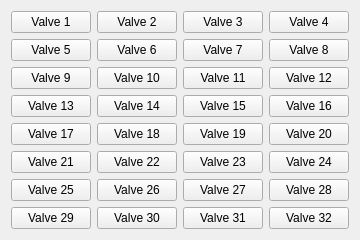
              <widget class="QWidget" name="tab_17">
               <attribute name="title">
                <string>Tombol Valve</string>
               </attribute>
               <layout class="QGridLayout" name="gridLayout_6">
                <item row="7" column="3">
                 <widget class="QPushButton" name="buttonValve_32">
                  <property name="text">
                   <string>Valve 32</string>
                  </property>
                  <attribute name="buttonGroup">
                   <string notr="true">buttonGroup</string>
                  </attribute>
                 </widget>
                </item>
                <item row="4" column="1">
                 <widget class="QPushButton" name="buttonValve_18">
                  <property name="text">
                   <string>Valve 18</string>
                  </property>
                  <attribute name="buttonGroup">
                   <string notr="true">buttonGroup</string>
                  </attribute>
                 </widget>
                </item>
                <item row="5" column="3">
                 <widget class="QPushButton" name="buttonValve_24">
                  <property name="text">
                   <string>Valve 24</string>
                  </property>
                  <attribute name="buttonGroup">
                   <string notr="true">buttonGroup</string>
                  </attribute>
                 </widget>
                </item>
                <item row="7" column="2">
                 <widget class="QPushButton" name="buttonValve_31">
                  <property name="text">
                   <string>Valve 31</string>
                  </property>
                  <attribute name="buttonGroup">
                   <string notr="true">buttonGroup</string>
                  </attribute>
                 </widget>
                </item>
                <item row="6" column="3">
                 <widget class="QPushButton" name="buttonValve_28">
                  <property name="text">
                   <string>Valve 28</string>
                  </property>
                  <attribute name="buttonGroup">
                   <string notr="true">buttonGroup</string>
                  </attribute>
                 </widget>
                </item>
                <item row="1" column="2">
                 <widget class="QPushButton" name="buttonValve_7">
                  <property name="text">
                   <string>Valve 7</string>
                  </property>
                  <attribute name="buttonGroup">
                   <string notr="true">buttonGroup</string>
                  </attribute>
                 </widget>
                </item>
                <item row="2" column="3">
                 <widget class="QPushButton" name="buttonValve_12">
                  <property name="text">
                   <string>Valve 12</string>
                  </property>
                  <attribute name="buttonGroup">
                   <string notr="true">buttonGroup</string>
                  </attribute>
                 </widget>
                </item>
                <item row="2" column="0">
                 <widget class="QPushButton" name="buttonValve_9">
                  <property name="text">
                   <string>Valve 9</string>
                  </property>
                  <attribute name="buttonGroup">
                   <string notr="true">buttonGroup</string>
                  </attribute>
                 </widget>
                </item>
                <item row="7" column="0">
                 <widget class="QPushButton" name="buttonValve_29">
                  <property name="text">
                   <string>Valve 29</string>
                  </property>
                  <attribute name="buttonGroup">
                   <string notr="true">buttonGroup</string>
                  </attribute>
                 </widget>
                </item>
                <item row="7" column="1">
                 <widget class="QPushButton" name="buttonValve_30">
                  <property name="text">
                   <string>Valve 30</string>
                  </property>
                  <attribute name="buttonGroup">
                   <string notr="true">buttonGroup</string>
                  </attribute>
                 </widget>
                </item>
                <item row="0" column="2">
                 <widget class="QPushButton" name="buttonValve_3">
                  <property name="text">
                   <string>Valve 3</string>
                  </property>
                  <attribute name="buttonGroup">
                   <string notr="true">buttonGroup</string>
                  </attribute>
                 </widget>
                </item>
                <item row="1" column="0">
                 <widget class="QPushButton" name="buttonValve_5">
                  <property name="text">
                   <string>Valve 5</string>
                  </property>
                  <attribute name="buttonGroup">
                   <string notr="true">buttonGroup</string>
                  </attribute>
                 </widget>
                </item>
                <item row="2" column="1">
                 <widget class="QPushButton" name="buttonValve_10">
                  <property name="text">
                   <string>Valve 10</string>
                  </property>
                  <attribute name="buttonGroup">
                   <string notr="true">buttonGroup</string>
                  </attribute>
                 </widget>
                </item>
                <item row="3" column="0">
                 <widget class="QPushButton" name="buttonValve_13">
                  <property name="text">
                   <string>Valve 13</string>
                  </property>
                  <attribute name="buttonGroup">
                   <string notr="true">buttonGroup</string>
                  </attribute>
                 </widget>
                </item>
                <item row="3" column="2">
                 <widget class="QPushButton" name="buttonValve_15">
                  <property name="text">
                   <string>Valve 15</string>
                  </property>
                  <attribute name="buttonGroup">
                   <string notr="true">buttonGroup</string>
                  </attribute>
                 </widget>
                </item>
                <item row="2" column="2">
                 <widget class="QPushButton" name="buttonValve_11">
                  <property name="text">
                   <string>Valve 11</string>
                  </property>
                  <attribute name="buttonGroup">
                   <string notr="true">buttonGroup</string>
                  </attribute>
                 </widget>
                </item>
                <item row="0" column="1">
                 <widget class="QPushButton" name="buttonValve_2">
                  <property name="text">
                   <string>Valve 2</string>
                  </property>
                  <attribute name="buttonGroup">
                   <string notr="true">buttonGroup</string>
                  </attribute>
                 </widget>
                </item>
                <item row="6" column="0">
                 <widget class="QPushButton" name="buttonValve_25">
                  <property name="text">
                   <string>Valve 25</string>
                  </property>
                  <attribute name="buttonGroup">
                   <string notr="true">buttonGroup</string>
                  </attribute>
                 </widget>
                </item>
                <item row="0" column="0">
                 <widget class="QPushButton" name="buttonValve_1">
                  <property name="text">
                   <string>Valve 1</string>
                  </property>
                  <attribute name="buttonGroup">
                   <string notr="true">buttonGroup</string>
                  </attribute>
                 </widget>
                </item>
                <item row="4" column="3">
                 <widget class="QPushButton" name="buttonValve_20">
                  <property name="text">
                   <string>Valve 20</string>
                  </property>
                  <attribute name="buttonGroup">
                   <string notr="true">buttonGroup</string>
                  </attribute>
                 </widget>
                </item>
                <item row="5" column="1">
                 <widget class="QPushButton" name="buttonValve_22">
                  <property name="text">
                   <string>Valve 22</string>
                  </property>
                  <attribute name="buttonGroup">
                   <string notr="true">buttonGroup</string>
                  </attribute>
                 </widget>
                </item>
                <item row="0" column="3">
                 <widget class="QPushButton" name="buttonValve_4">
                  <property name="text">
                   <string>Valve 4</string>
                  </property>
                  <attribute name="buttonGroup">
                   <string notr="true">buttonGroup</string>
                  </attribute>
                 </widget>
                </item>
                <item row="1" column="3">
                 <widget class="QPushButton" name="buttonValve_8">
                  <property name="text">
                   <string>Valve 8</string>
                  </property>
                  <attribute name="buttonGroup">
                   <string notr="true">buttonGroup</string>
                  </attribute>
                 </widget>
                </item>
                <item row="6" column="2">
                 <widget class="QPushButton" name="buttonValve_27">
                  <property name="text">
                   <string>Valve 27</string>
                  </property>
                  <attribute name="buttonGroup">
                   <string notr="true">buttonGroup</string>
                  </attribute>
                 </widget>
                </item>
                <item row="5" column="0">
                 <widget class="QPushButton" name="buttonValve_21">
                  <property name="text">
                   <string>Valve 21</string>
                  </property>
                  <attribute name="buttonGroup">
                   <string notr="true">buttonGroup</string>
                  </attribute>
                 </widget>
                </item>
                <item row="5" column="2">
                 <widget class="QPushButton" name="buttonValve_23">
                  <property name="text">
                   <string>Valve 23</string>
                  </property>
                  <attribute name="buttonGroup">
                   <string notr="true">buttonGroup</string>
                  </attribute>
                 </widget>
                </item>
                <item row="6" column="1">
                 <widget class="QPushButton" name="buttonValve_26">
                  <property name="text">
                   <string>Valve 26</string>
                  </property>
                  <attribute name="buttonGroup">
                   <string notr="true">buttonGroup</string>
                  </attribute>
                 </widget>
                </item>
                <item row="3" column="1">
                 <widget class="QPushButton" name="buttonValve_14">
                  <property name="text">
                   <string>Valve 14</string>
                  </property>
                  <attribute name="buttonGroup">
                   <string notr="true">buttonGroup</string>
                  </attribute>
                 </widget>
                </item>
                <item row="4" column="0">
                 <widget class="QPushButton" name="buttonValve_17">
                  <property name="text">
                   <string>Valve 17</string>
                  </property>
                  <attribute name="buttonGroup">
                   <string notr="true">buttonGroup</string>
                  </attribute>
                 </widget>
                </item>
                <item row="4" column="2">
                 <widget class="QPushButton" name="buttonValve_19">
                  <property name="text">
                   <string>Valve 19</string>
                  </property>
                  <attribute name="buttonGroup">
                   <string notr="true">buttonGroup</string>
                  </attribute>
                 </widget>
                </item>
                <item row="1" column="1">
                 <widget class="QPushButton" name="buttonValve_6">
                  <property name="text">
                   <string>Valve 6</string>
                  </property>
                  <attribute name="buttonGroup">
                   <string notr="true">buttonGroup</string>
                  </attribute>
                 </widget>
                </item>
                <item row="3" column="3">
                 <widget class="QPushButton" name="buttonValve_16">
                  <property name="text">
                   <string>Valve 16</string>
                  </property>
                  <attribute name="buttonGroup">
                   <string notr="true">buttonGroup</string>
                  </attribute>
                 </widget>
                </item>
               </layout>
              </widget>
